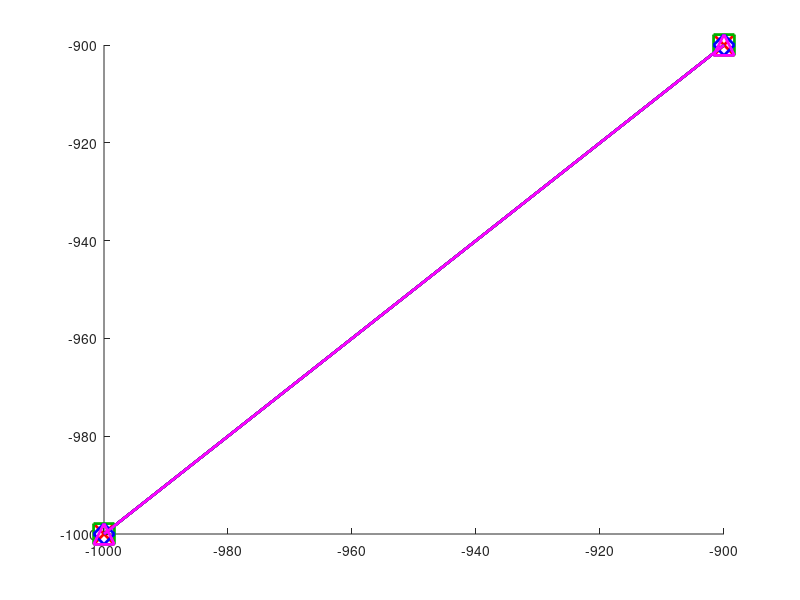
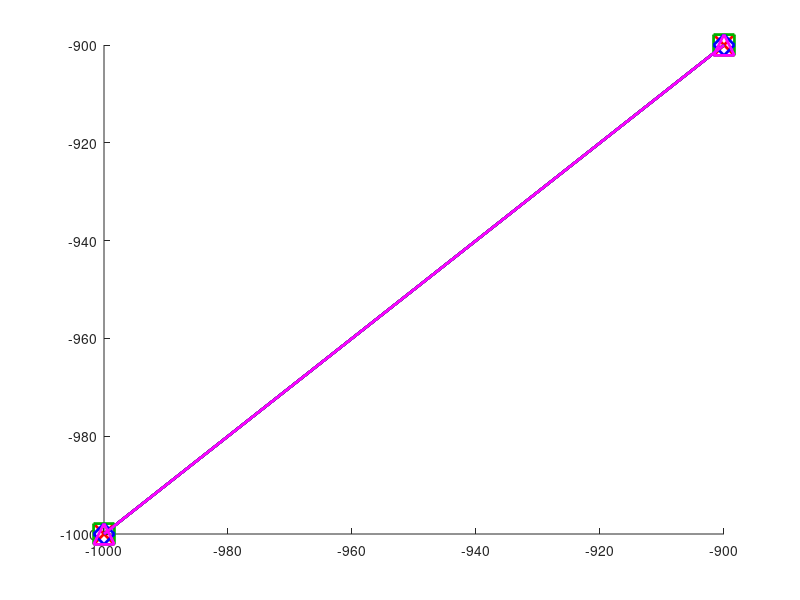
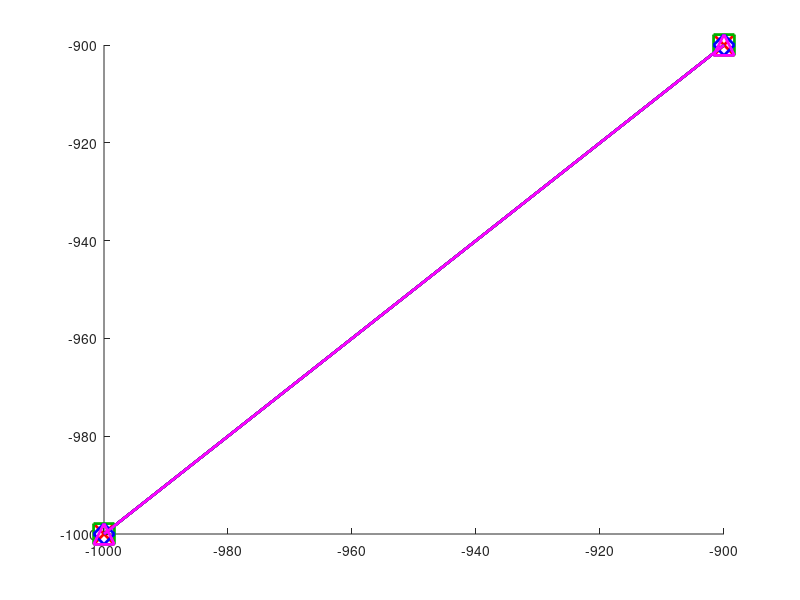

Here is the MATLAB script that generated these plots, in order: (Note: this script raises an error after producing the figures.)
%
% Copyright (c) 2014, Ross Adelman, Nail A. Gumerov, and Ramani Duraiswami
% All rights reserved.
%
% Redistribution and use in source and binary forms, with or without
% modification, are permitted provided that the following conditions are met:
%
% 1. Redistributions of source code must retain the above copyright notice,
% this list of conditions and the following disclaimer.
%
% 2. Redistributions in binary form must reproduce the above copyright notice,
% this list of conditions and the following disclaimer in the documentation
% and/or other materials provided with the distribution.
%
% THIS SOFTWARE IS PROVIDED BY THE COPYRIGHT HOLDERS AND CONTRIBUTORS "AS IS"
% AND ANY EXPRESS OR IMPLIED WARRANTIES, INCLUDING, BUT NOT LIMITED TO, THE
% IMPLIED WARRANTIES OF MERCHANTABILITY AND FITNESS FOR A PARTICULAR PURPOSE
% ARE DISCLAIMED. IN NO EVENT SHALL THE COPYRIGHT HOLDER OR CONTRIBUTORS BE
% LIABLE FOR ANY DIRECT, INDIRECT, INCIDENTAL, SPECIAL, EXEMPLARY, OR
% CONSEQUENTIAL DAMAGES (INCLUDING, BUT NOT LIMITED TO, PROCUREMENT OF
% SUBSTITUTE GOODS OR SERVICES; LOSS OF USE, DATA, OR PROFITS; OR BUSINESS
% INTERRUPTION) HOWEVER CAUSED AND ON ANY THEORY OF LIABILITY, WHETHER IN
% CONTRACT, STRICT LIABILITY, OR TORT (INCLUDING NEGLIGENCE OR OTHERWISE)
% ARISING IN ANY WAY OUT OF THE USE OF THIS SOFTWARE, EVEN IF ADVISED OF THE
% POSSIBILITY OF SUCH DAMAGE.
%

%
% Generate three figures.  The first two show the field and normal derivative
% along the boundary of an oblate spheroid from a plane wave arriving from
% directly above (axial incidence) for five different choices of the oblate
% spheroid's boundary conditions.  The second shows that the boundary
% conditions have been satisfied in all five cases.
%
function generate_figure3abc()
	k = 10.0;
	a = 1.0;
	theta0 = pi;
	xi1 = 0.5;
	
	figure(1);
	hold('on');
	figure(2);
	hold('on');
	figure(3);
	hold('on');
	u = 0.0 : 0.25 : 1.0;
	color = [0.0, 0.0, 0.0; 1.0, 0.0, 0.0; 0.0, 0.7, 0.0; 0.0, 0.0, 1.0; 1.0, 0.0, 1.0];
	marker = {'none', 'x', 'square', 'diamond', '^'};
	
	for i = 1 : length(u)
		figure(1);
		plot([-1000.0, -900.0], [-1000.0, -900.0], 'color', color(i, 1 : 3), 'linewidth', 2.0, 'marker', marker{i}, 'markersize', 15.0);
		figure(2);
		plot([-1000.0, -900.0], [-1000.0, -900.0], 'color', color(i, 1 : 3), 'linewidth', 2.0, 'marker', marker{i}, 'markersize', 15.0);
		figure(3);
		plot([-1000.0, -900.0], [-1000.0, -900.0], 'color', color(i, 1 : 3), 'linewidth', 2.0, 'marker', marker{i}, 'markersize', 15.0);
	end
	
	for i = 1 : length(u)
		if (u(i) == 0.0)
			alpha = 'soft';
		elseif (u(i) == 1.0)
			alpha = 'hard';
		else
			alpha = u(i) / (1.0 - u(i));
		end
		eta = linspace(-1.0, 1.0, 1001);
		xi = xi1 * ones(1, length(eta));
		phi = zeros(1, length(eta));
		obl = [eta; xi; phi];
		cart = obl_to_cart(a, obl);
		x = cart(1, :);
		y = cart(2, :);
		z = cart(3, :);
		[ ...
		v_in, grad_in_cart ...
		] = plane_wave_in(k, sin(theta0), 0.0, cos(theta0), x, y, z);
		grad_in_obl = grad_cart_to_obl(a, [x; y; z], grad_in_cart);
		gradxi_in = grad_in_obl(2, :);
		if (ischar(alpha))
			if (strcmp(alpha, 'soft'))
				[ ...
				v_scat, grad_scat_cart, max_abs_change_scat ...
				] = obl_plane_wave_scat_soft(k, a, theta0, 'saved', xi1, x, y, z);
			else
				[ ...
				v_scat, grad_scat_cart, max_abs_change_scat ...
				] = obl_plane_wave_scat_hard(k, a, theta0, 'saved', xi1, x, y, z);
			end
		else
			[ ...
			v_scat, grad_scat_cart, max_abs_change_scat ...
			] = obl_plane_wave_scat_robin(k, a, theta0, 'saved', xi1, alpha, x, y, z);
		end
		grad_scat_obl = grad_cart_to_obl(a, [x; y; z], grad_scat_cart);
		gradxi_scat = grad_scat_obl(2, :);
		v = v_in + v_scat;
		gradxi = gradxi_in + gradxi_scat;
		
		figure(1);
		plot(eta, abs(v), 'color', color(i, 1 : 3), 'linewidth', 2.0);
		plot(eta(1 : 100 : end), abs(v(1 : 100 : end)), 'color', color(i, 1 : 3), 'linewidth', 2.0, 'linestyle', 'none', 'marker', marker{i}, 'markersize', 15.0);
		figure(2);
		plot(eta, abs(gradxi), 'color', color(i, 1 : 3), 'linewidth', 2.0);
		plot(eta(1 : 100 : end), abs(gradxi(1 : 100 : end)), 'color', color(i, 1 : 3), 'linewidth', 2.0, 'linestyle', 'none', 'marker', marker{i}, 'markersize', 15.0);
		figure(3);
		if (ischar(alpha))
			if (strcmp(alpha, 'soft'))
				plot(eta, log10(abs(v)), 'color', color(i, 1 : 3), 'linewidth', 2.0);
				plot(eta(1 : 100 : end), log10(abs(v(1 : 100 : end))), 'color', color(i, 1 : 3), 'linewidth', 2.0, 'linestyle', 'none', 'marker', marker{i}, 'markersize', 15.0);
			else
				plot(eta, log10(abs(gradxi)), 'color', color(i, 1 : 3), 'linewidth', 2.0);
				plot(eta(1 : 100 : end), log10(abs(gradxi(1 : 100 : end))), 'color', color(i, 1 : 3), 'linewidth', 2.0, 'linestyle', 'none', 'marker', marker{i}, 'markersize', 15.0);
			end
		else
			plot(eta, log10(abs(v + alpha * gradxi)), 'color', color(i, 1 : 3), 'linewidth', 2.0);
			plot(eta(1 : 100 : end), log10(abs(v(1 : 100 : end) + alpha * gradxi(1 : 100 : end))), 'color', color(i, 1 : 3), 'linewidth', 2.0, 'linestyle', 'none', 'marker', marker{i}, 'markersize', 15.0);
		end
	end
	
	figure(1);
	xlim([-1.0, 1.0]);
	ylim([-1.0, 6.0]);
	draw_border();
	set(gca, 'fontsize', 30);
	xlabel('\eta');
	ylabel('|V|');
	title('Field on Boundary');
	set(gca, 'fontsize', 20);
	legendflex_pre2014b({'\alpha = 0', '\alpha = 1 / 3', '\alpha = 1', '\alpha = 3', '\alpha \rightarrow \infty'}, 'ref', gca, 'anchor', [3, 3], 'buffer', [-30, -30]);
	set(gcf, 'position', [100, 100, 800, 600]);
	set(gcf, 'color', [1.0, 1.0, 1.0]);
	export_fig(1, 'images/figure3a.pdf');
	close();
	
	figure(2);
	xlim([-1.0, 1.0]);
	ylim([-5.0, 25.0]);
	draw_border();
	set(gca, 'fontsize', 30);
	xlabel('\eta');
	ylabel('|dV/dn|');
	title('Normal Derivative on Boundary');
	set(gca, 'fontsize', 20);
	legendflex_pre2014b({'\alpha = 0', '\alpha = 1 / 3', '\alpha = 1', '\alpha = 3', '\alpha \rightarrow \infty'}, 'ref', gca, 'anchor', [1, 1], 'buffer', [30, -30]);
	set(gcf, 'position', [100, 100, 800, 600]);
	set(gcf, 'color', [1.0, 1.0, 1.0]);
	export_fig(2, 'images/figure3b.pdf');
	close();
	
	figure(3);
	xlim([-1.0, 1.0]);
	ylim([-16.0, -8.0]);
	draw_border();
	set(gca, 'fontsize', 30);
	xlabel('\eta');
	ylabel('log_{10}(|V + \alpha{}dV/dn|)');
	title('Check on Boundary Conditions');
	set(gca, 'fontsize', 20);
	legendflex_pre2014b({'\alpha = 0', '\alpha = 1 / 3', '\alpha = 1', '\alpha = 3', '\alpha \rightarrow \infty'}, 'ref', gca, 'anchor', [3, 3], 'buffer', [-30, -30]);
	set(gcf, 'position', [100, 100, 800, 600]);
	set(gcf, 'color', [1.0, 1.0, 1.0]);
	export_fig(3, 'images/figure3c.pdf');
	close();
end
